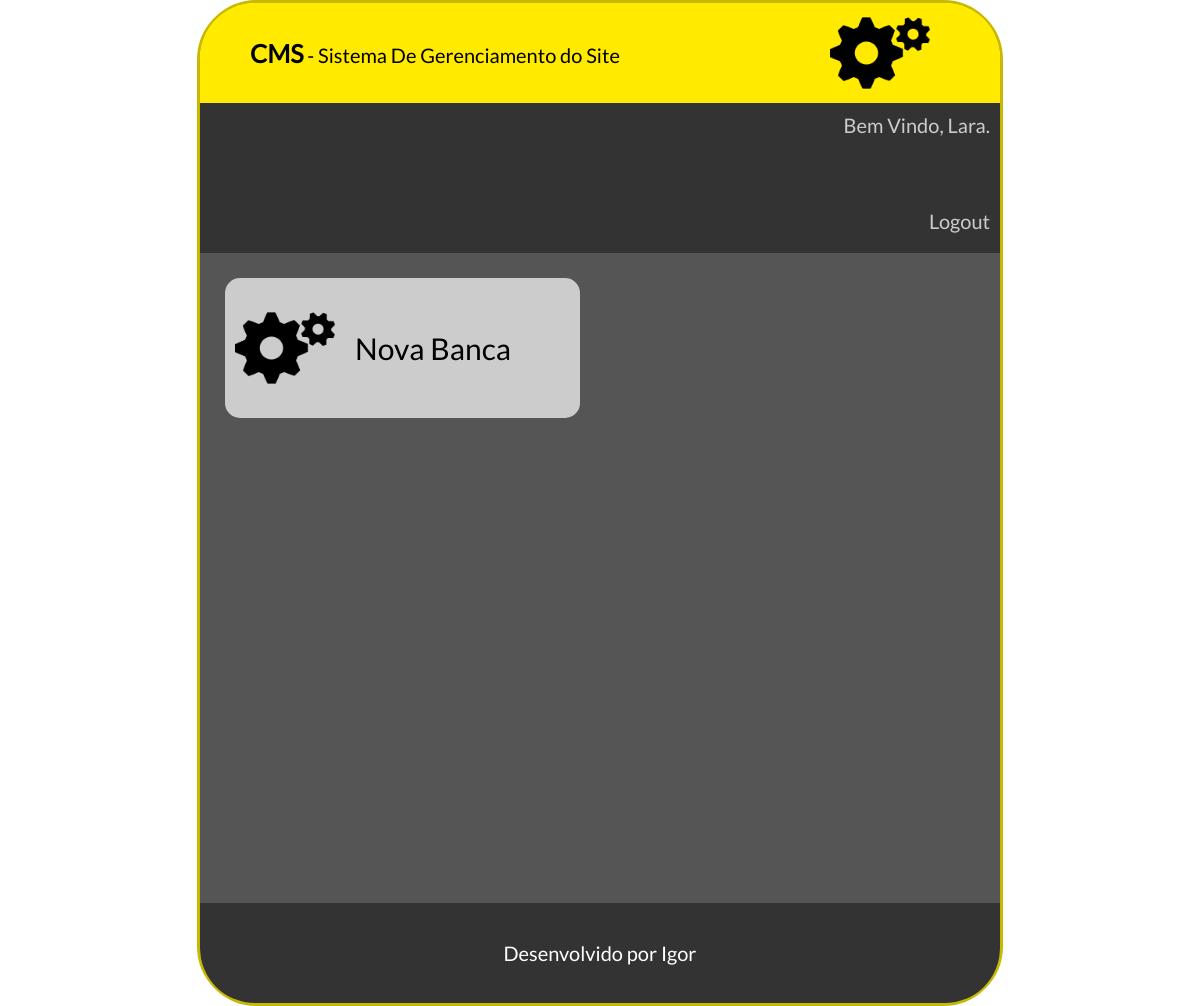
Before: /cms/adminbanca.php (signed in) with the older database file.
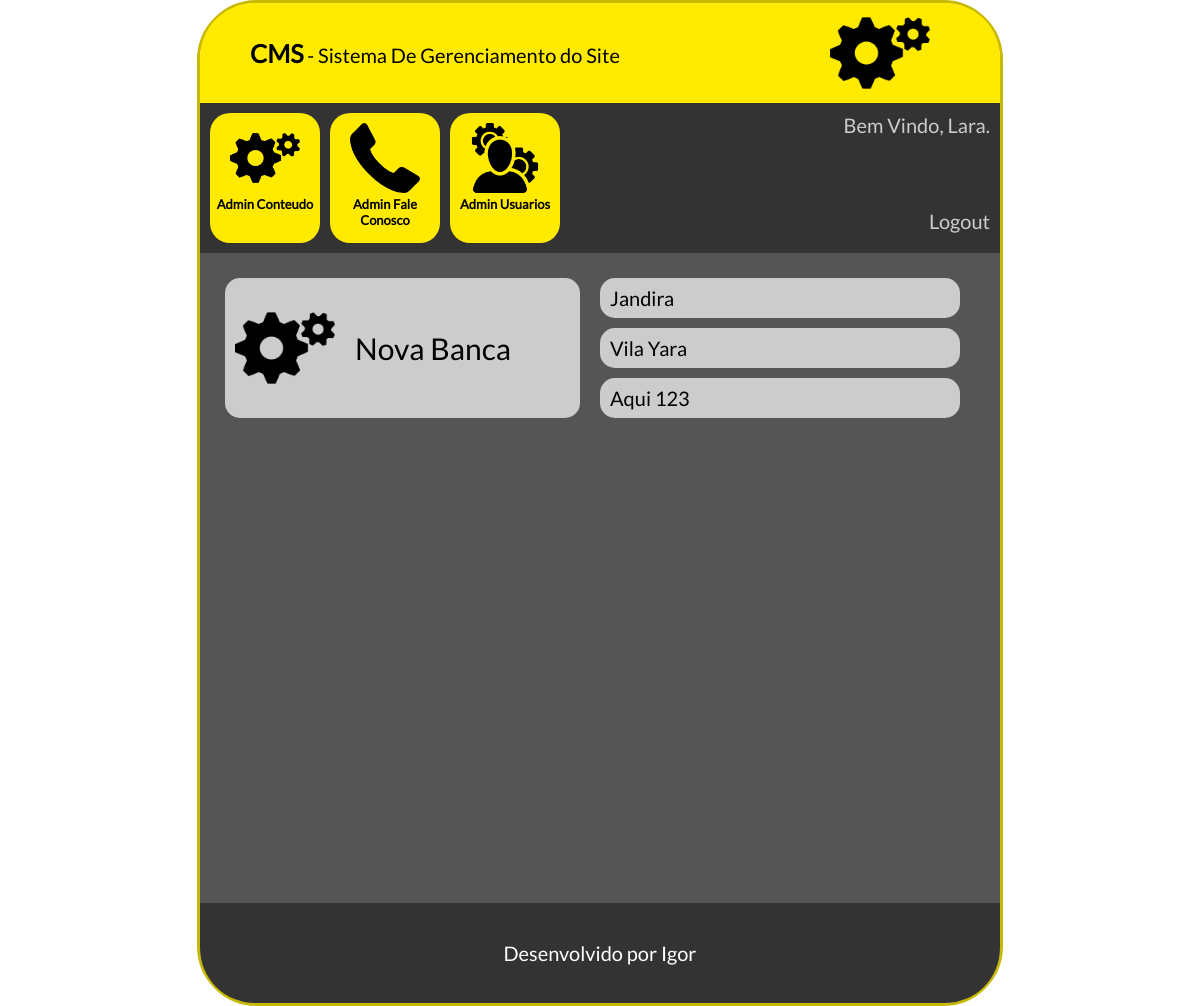
After: the same page with the newer database file.
### tables this page shows
CREATE TABLE `tbl_bancas` (
  `id` int(11) NOT NULL AUTO_INCREMENT,
  `nome` varchar(100) NOT NULL,
  `endereco` varchar(250) NOT NULL,
  `telefone` varchar(15) NOT NULL,
  `ativo` int(11) NOT NULL,
  PRIMARY KEY (`id`)
);

### cms/conexao.php (called while the page is built)
<?php
    function conexaoDb(){
        $host = "localhost";
        $database = "db_banca";
        $user = "root";
        $password = "bcd127";
        if(!$conexao = mysqli_connect($host,$user,$password,$database)){
            echo('Erro na conexão com o Banco de Dados');
        }
        return $conexao;
    }
?>

### cms/adminbanca.php (the view, shortened to what this page needs)
<?php
    include_once "db.php";
    $selectLogin = selectUsuarioBanco($_SESSION["idLogin"]);
    $rsLogado = mysqli_fetch_array($selectLogin);
    $nomeLogado = $rsLogado["nome"];
    $idNivelLogado = $rsLogado["id_nivel"];
    $selectNivelUsuario = selectNivelBanco($idNivelLogado);
    $rsNivelLogado = mysqli_fetch_array($selectNivelUsuario);
    $nivelLogado = $rsNivelLogado["nome"];
    $select = selectBancasBanco();
?>
<!doctype html>
<html lang="pt-br">
	<head>
        <link rel="stylesheet" type="text/css" href="css/style.css">
	</head>
	<body>
        <main id="caixaPrincipal">
            <div id="caixaLogo">
                <span class="textoGrande">CMS</span> - Sistema De Gerenciamento do Site
                <div id="logo"><img src="icones/config.png"></div>
            </div>
            <div id="caixaOpcoes">
                <?php pegarItens($nivelLogado); ?>
                <div id="caixaUsuario">
                    Bem Vindo, <?php echo($nomeLogado)?>.<br><br><br><br>
                    <a href="../login.php?modo=logout"><span class="branco">Logout</span></a>
                </div>
            </div>
            <div id="caixaConteudo">
                <div class=colunaConteudo>
                    <a href="cadastrarbanca.php">
                        <div class="caixaOpcao">
                            <div class="imagemOpcao"><img src="icones/config.png"></div>
                             Nova Banca
                        </div>
                    </a>
                </div>
                <div class=colunaConteudoContatoNivel>
                    <?php
                    while($rsBancas = mysqli_fetch_array($select)){
                    ?>
                        <div class="usuarioNivel">
                             <?php echo($rsBancas['nome'])?>
                        </div>
                    <?php } ?>
                </div>
            </div>
            <footer id="rodape">
                Desenvolvido por Igor
            </footer>
        </main>
    </body>
</html>

### cms/db.php (shortened to what this page needs)
<?php
    include_once "conexao.php";
    function selectUsuarioBanco($id){
        $sql = "SELECT * from tbl_usuarios WHERE id=". $id;
        return mysqli_query(conexaoDb(), $sql);
    }
    function selectNivelBanco($id){
        $sql = "SELECT * from tbl_niveis WHERE id=" . $id;
        return mysqli_query(conexaoDb(), $sql);
    }
    function selectBancasBanco(){
        $sql = "SELECT * from tbl_bancas";
        return mysqli_query(conexaoDb(), $sql);
    }
	function pegarItens($nivel){
		if($nivel == "Administrador"){
			echo('<a href="adminconteudo.php">
                    <div class="caixaItem">
                        <img src="icones/config.png"><br>
                        Admin Conteudo
                    </div>
                </a>
                <a href="faleconosco.php">
                    <div class="caixaItem">
                        <img src="icones/contato.png"><br>
                        Admin Fale Conosco
                    </div>
                </a>
                <a href="produtos.php">
                    <div class="caixaItem">
                        <img src="icones/produtos.png"><br>
                        Admin Produtos
                    </div>
                </a>
                <a href="usuarios.php">
                    <div class="caixaItem">
                        <img src="icones/admin.png"><br>
                        Admin Usuarios
                    </div>
                </a>');
		}else if ($nivel == "Operador"){
			echo('<a href="adminconteudo.php">
                    <div class="caixaItem">
                        <img src="icones/config.png"><br>
                        Admin Conteudo
                    </div>
                </a>
                <a href="faleconosco.php">
                    <div class="caixaItem">
                        <img src="icones/contato.png"><br>
                        Admin Fale Conosco
                    </div>
                </a>
				<a href="usuarios.php">
                    <div class="caixaItem">
                        <img src="icones/admin.png"><br>
                        Admin Usuarios
                    </div>
                </a>');
		}
	}
?>

Changed rows visible on the page:
added tbl_bancas: nome "Jandira"
added tbl_bancas: nome "Vila Yara"
added tbl_bancas: nome "Aqui 123"
Other visible differences:
text now shown: "Admin Conteudo Admin Fale Conosco Admin Usuarios"
